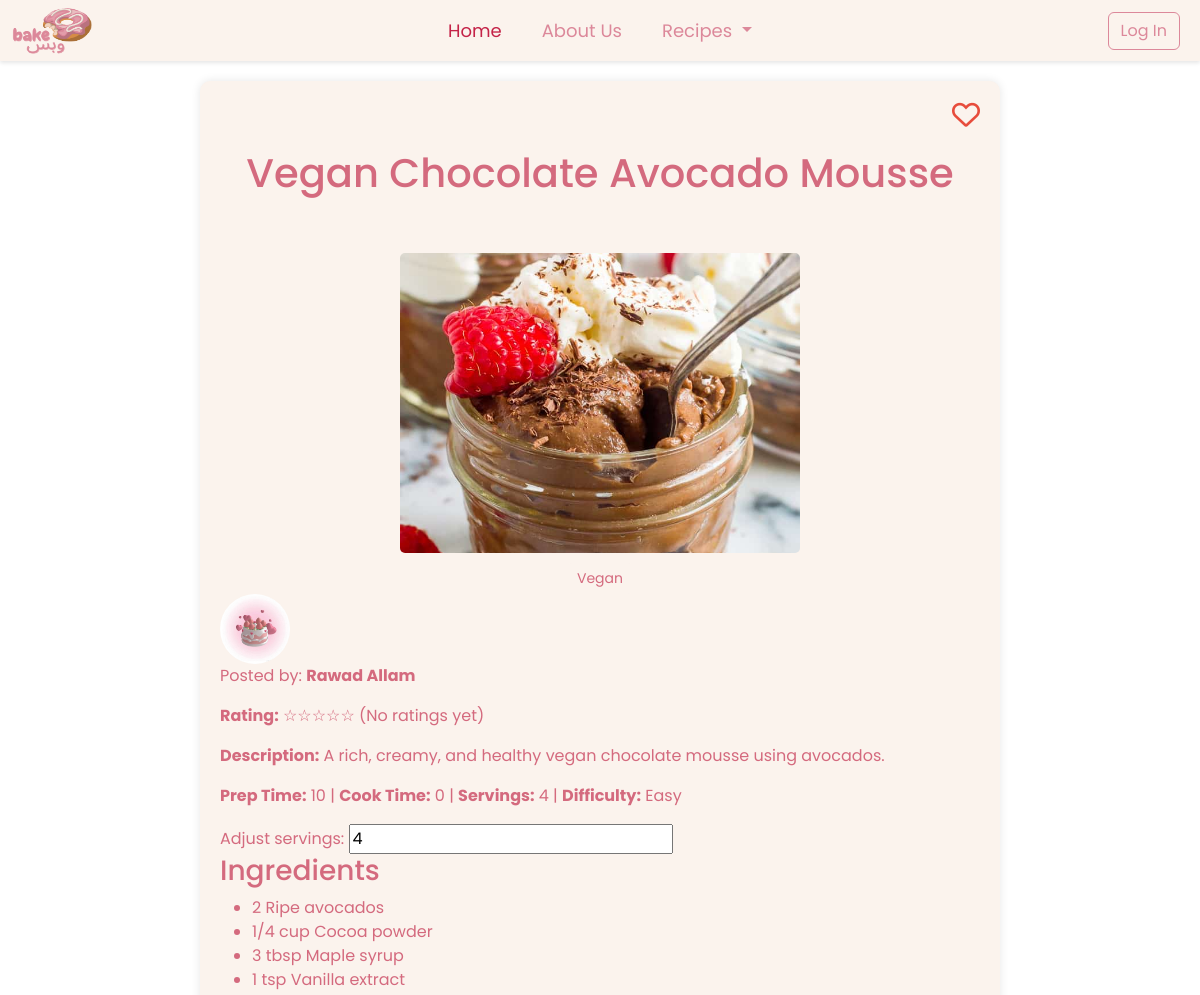
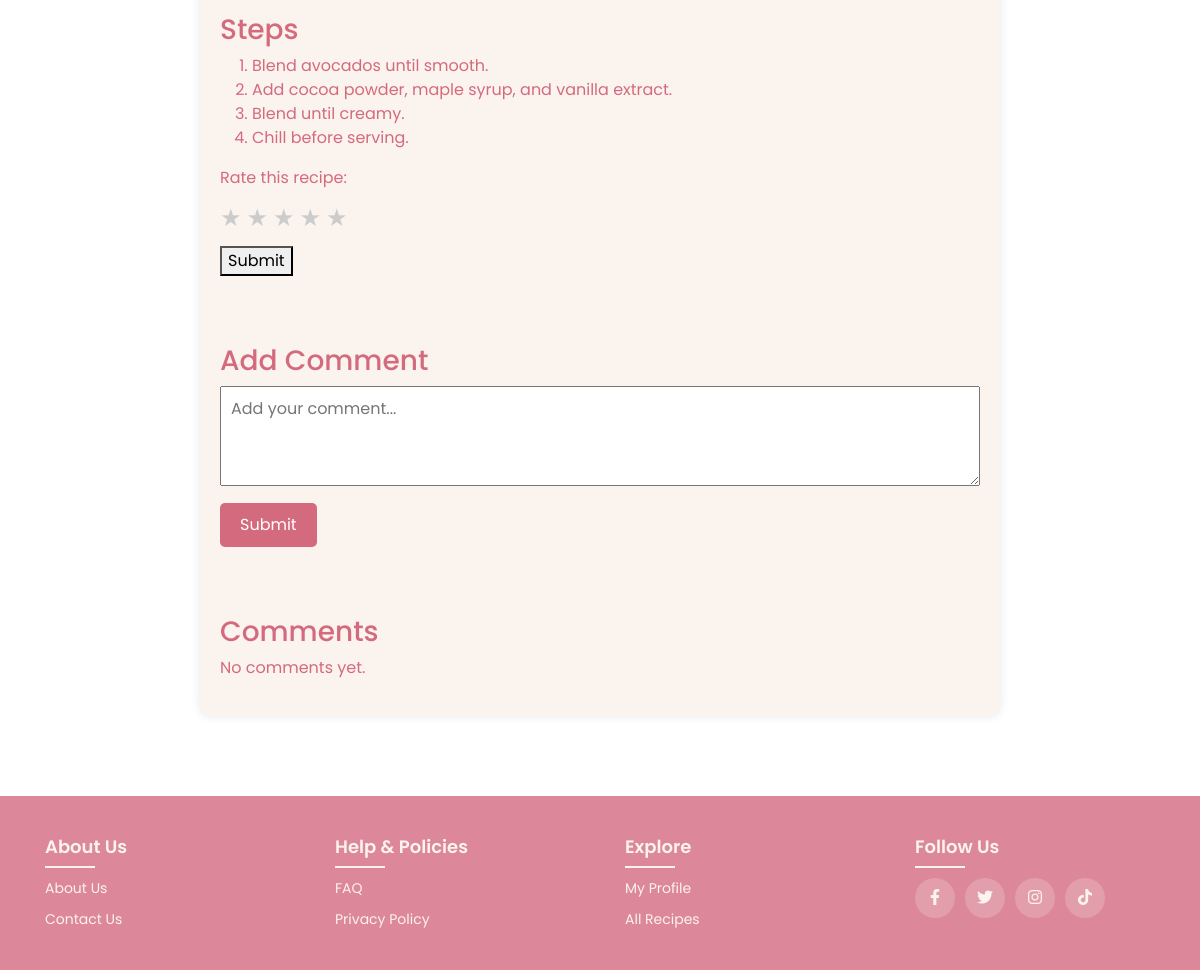
The page /individual-recipes.php?id=135 on the database its author committed (2 pictures, top to bottom).
### tables this page shows
CREATE TABLE `recipe` (
  `id` int(11) NOT NULL,
  `name` varchar(255) NOT NULL,
  `description` text DEFAULT NULL,
  `category` varchar(100) NOT NULL,
  `prep_time` int(11) DEFAULT NULL,
  `cook_time` int(11) DEFAULT NULL,
  `servings` int(11) DEFAULT NULL,
  `difficulty` enum('Easy','Medium','Hard') NOT NULL DEFAULT 'Easy',
  `image` varchar(255) DEFAULT NULL,
  `ingredients` text DEFAULT NULL,
  `steps` text DEFAULT NULL,
  `user` varchar(255) DEFAULT NULL,
  `created_at` timestamp NOT NULL DEFAULT current_timestamp(),
  `user_id` int(11) NOT NULL
);

CREATE TABLE `users` (
  `user_id` int(11) NOT NULL,
  `username` varchar(50) NOT NULL,
  `email` varchar(100) NOT NULL,
  `password_hash` varchar(255) NOT NULL,
  `profile_picture` varchar(255) DEFAULT 'images/default.png',
  `bio` varchar(270) DEFAULT 'No bio yet',
  `hobbies` varchar(150) DEFAULT 'Still looking for new hobbies...',
  `Userrole` varchar(8) DEFAULT 'Baker'
);

### individual-recipes.php (the view, shortened to what this page needs)
<?php
    include 'individualrecipe.php';
    $isLoggedIn = isset($_SESSION['user_id']);
    $user_id = $_SESSION['user_id'];
    $recipe_id = $_GET['id'];
    $query = "SELECT * FROM recipe WHERE id = :id";
    $stmt = $con->prepare($query);
    $stmt->bindParam(':id', $recipe_id, PDO::PARAM_INT);
    $stmt->execute();
    $recipe = $stmt->fetch(PDO::FETCH_ASSOC);
    $userQuery = $con->prepare("SELECT username, profile_picture FROM users WHERE user_id = ?");
    $userQuery->execute([$recipe['user_id']]);
    $userInfo = $userQuery->fetch();
    $ingredients = json_decode($recipe['ingredients'], true);
    $steps = json_decode($recipe['steps'], true);
    $ratingQuery = $con->prepare("SELECT AVG(rating) AS avg_rating FROM reviews WHERE recipe_id = ?");
    $ratingQuery->execute([$recipe_id]);
    $ratingResult = $ratingQuery->fetch();
    function checkIfFavorited($user_id, $recipe_id, $con) {
        $stmt = $con->prepare("SELECT * FROM favorites WHERE user_id = :user_id AND recipe_id = :recipe_id");
        $stmt->bindParam(':user_id', $user_id, PDO::PARAM_INT);
        $stmt->bindParam(':recipe_id', $recipe_id, PDO::PARAM_INT);
        $stmt->execute();
        return $stmt->rowCount() > 0;
    }
    $isFavorited = checkIfFavorited($user_id, $recipe_id, $con);
?>
<!DOCTYPE html>
<html lang="en">
<head>
    <link href="https://cdn.jsdelivr.net/npm/bootstrap@5.3.2/dist/css/bootstrap.min.css" rel="stylesheet">
    <link rel="stylesheet" href="https://cdnjs.cloudflare.com/ajax/libs/font-awesome/6.0.0/css/all.min.css">
</head>
<body>
    <nav class="navbar custom-navbar sticky-top">
        <div class="container-fluid">
            <a class="navbar-brand" href="#">
                <img src="images/final.png" alt="Website Logo" width="80" height="50" class="d-inline-block align-text-top">
            </a>
            <ul class="navbar-nav d-flex flex-row">
                <li class="nav-item me-3">
                    <a class="nav-link active" aria-current="page" href="index.php">Home</a>
                </li>
                <li class="nav-item me-3">
                    <a class="nav-link" href="about us.php">About Us</a>
                </li>
                <li class="nav-item dropdown me-3">
                    <a class="nav-link dropdown-toggle" href="#" role="button" data-bs-toggle="dropdown" aria-expanded="false">
                        Recipes
                    </a>
                </li>
            </ul>
            <div class="d-flex">
                <?php if (!$isLoggedIn): ?>
                    <button class="btn btn-outline-danger me-2" onclick="window.location.href='login.php'">Log In</button>
                <?php endif; ?>
            </div>
        </div>
    </nav>
    <div class="container">
        <i class="<?php echo $isFavorited ? 'fa-solid' : 'fa-regular'; ?> fa-heart favorite-heart" id="favoriteHeart" onclick="toggleFavorite(<?php echo $user_id; ?>, <?php echo $recipe_id; ?>)"></i>
        <br></br>
        <div class="recipe-header">
            <h1><?= htmlspecialchars($recipe['name'] ?? 'No Name Available') ?></h1>
            <br></br>
            <img src="images/<?= htmlspecialchars($recipe['image'] ?? 'default.jpg') ?>" alt="Recipe Image" class="recipe-img" style="width: 400px; height: 300px; object-fit: cover;">
            <div class="categories">
                <?php
                $categories = explode(',', $recipe['category'] ?? '');
                $categories = array_unique($categories);
                foreach ($categories as $category) {
                    echo '<div class="category">' . htmlspecialchars(trim($category)) . '</div>';
                }
                ?>
            </div>
        </div>
        <div class="user-info">
            <img src="<?= htmlspecialchars($userInfo['profile_picture'] ?? 'default.png') ?>" alt="User Picture" class="user-pic">
            <p>Posted by: <strong><?= htmlspecialchars($userInfo['username'] ?? 'Unknown User') ?></strong></p>
        </div>
        <?php
            $averageRating = $ratingResult['avg_rating'];
            echo '<p><strong>Rating:</strong> ';
            if ($averageRating) {
                $roundedRating = round($averageRating);
                for ($i = 1; $i <= 5; $i++) {
                    echo ($i <= $roundedRating) ? '★' : '☆';
                }
                echo " (" . number_format($averageRating, 1) . " / 5)";
            } else {
                echo str_repeat('☆', 5);
                echo " (No ratings yet)";
            }
            echo '</p>';
        ?>
        <p><strong>Description:</strong> <?= htmlspecialchars($recipe['description']) ?></p>
        <p><strong>Prep Time:</strong> <?= htmlspecialchars($recipe['prep_time']) ?> | <strong>Cook Time:</strong>  <?= htmlspecialchars($recipe['cook_time']) ?> | <strong>Servings:</strong> <?= htmlspecialchars($recipe['servings']) ?> | <strong>Difficulty:</strong> <?= htmlspecialchars($recipe['difficulty']) ?></p>
        <div class="serving-calculator">
            <label for="servingInput">Adjust servings:</label>
            <input type="number" id="servingInput" value=<?= htmlspecialchars($recipe['servings']) ?> min="1" onchange="adjustIngredients()">
        </div>
        <h3>Ingredients</h3>
        <ul id="ingredients-list">
            <?php
            foreach ($ingredients as $ingredient) {
                echo "<li id=\"ingredient-" . htmlspecialchars($ingredient['ingredient']) . "\" data-quantity=\"" . htmlspecialchars($ingredient['quantity']) . "\">" . htmlspecialchars($ingredient['quantity']) . " " . htmlspecialchars($ingredient['ingredient']) . "</li>";
            }
            ?>
        </ul>
        <h3>Steps</h3>
        <ol id="steps-list">
            <?php
            foreach ($steps as $step) {
                echo "<li>" . htmlspecialchars($step) . "</li>";
            }
            ?>
        </ol>
        <div class="user-rating">
                    <form method="post" action="">
                        <label for="rating">Rate this recipe:</label>
                        <div class="star-rating">
                            <?php for ($i = 1; $i <= 5; $i++): ?>
                                <span class="star" data-value="<?= $i ?>" onclick="setRating(<?= $i ?>)">
                                    ★
                                </span>
                            <?php endfor; ?>
                        </div>
                        <button type="submit" name="submit_rating">Submit</button>
                    </form>
                </div>
                <div class="discussion-section">
                <br></br>
                <h3>Add Comment</h3>
                <form method="POST" action="individual-recipes.php?id=<?php echo $recipe_id; ?>" style="margin-bottom: 20px;">
                    <textarea name="comment" placeholder="Add your comment..." required
                        style="width: 100%; height: 100px; padding: 10px; font-size: 16px; resize: vertical;"></textarea>
                    <button type="submit"
                        style="margin-top: 10px; padding: 10px 20px; font-size: 16px; display: block;">Submit</button>
                </form>
                <br></br>
                <h3>Comments</h3>
                <div id="commentsList">
                    <?php
                    $hasComments = false;
                    if (!$hasComments) {
                        echo '<p>No comments yet.</p>';
                    }
                    ?>
                </div>
            </div>
        </div>
</body>
    <footer class="footer">
        <div class="container">
            <div class="row">
                <div class="footer-col">
                    <h4>About Us</h4>
                    <ul>
                        <li><a href="about us.php">About us</a></li>
                        <li><a href="contactUs.php">Contact us</a></li>
                    </ul>
                </div>
                <div class="footer-col">
                    <h4>Help & Policies</h4>
                    <ul>
                        <li><a href="#faqpage.php">FAQ</a></li>
                        <li><a href="privacy.php">Privacy Policy</a></li>
                    </ul>
                </div>
                <div class="footer-col">
                    <h4>Explore</h4>
                    <ul>
                        <li><a href="profile page.php">My Profile</a></li>
                        <li><a href="recipes.php">All Recipes</a></li>
                    </ul>
                </div>
                <div class="footer-col">
                    <h4>Follow Us</h4>
                    <div class="social-links">
                        <a href="#"><i class="fab fa-facebook-f"></i></a>
                        <a href="#"><i class="fab fa-twitter"></i></a>
                        <a href="#"><i class="fab fa-instagram"></i></a>
                        <a href="#"><i class="fab fa-tiktok"></i></a>
                    </div>
                </div>
            </div>
        </div>
    </footer>
</html>

### individual-recipes.php (style rules this page uses)
body { background-image: url('https://i.pinimg.com/736x/ec/88/01/ec88011e4d940a6fbfde37d59b58b85b.jpg'); background-size: cover; font-family: 'Poppins', sans-serif; color: #d46a7e; margin: 0; padding: 0; }
.container { background: #fbf3ed; padding: 20px; border-radius: 10px; max-width: 800px; margin: 20px auto; box-shadow: 0 0 10px rgba(0, 0, 0, 0.1); position: relative; }
.custom-navbar { font-family: 'Poppins', sans-serif; font-size: 20px; background-color: #fbf3ed !important; box-shadow: 0 2px 4px rgba(0, 0, 0, 0.1); z-index: 1000; padding: 0; }
.custom-navbar.sticky-top { position: sticky; top: 0; }
.custom-navbar .navbar-nav .nav-link { color: #dc889a !important; font-size: 18px; padding: 8px 12px; transition: color 0.3s ease; }
.custom-navbar .navbar-nav .nav-link.active, .custom-navbar .navbar-nav .nav-link:hover { color: #c42348 !important; }
.custom-navbar .navbar-brand { color: #dc889a !important; font-size: 18px; margin-left: 0; }
.btn-outline-danger { border-color: #dc889a; color: #dc889a; transition: all 0.3s ease; }
.recipe-header { text-align: center; }
.recipe-img { width: 30%; border-radius: 5px; }
.categories { text-align: center; margin-top: 10px; display: flex; flex-wrap: wrap; gap: 10px; justify-content: center; }
.category { background: #fbf3ed; padding: 5px 10px; border-radius: 5px; font-size: 14px; }
.favorite-heart { font-size: 28px; color: #e74c3c; cursor: pointer; transition: color 0.3s; position: absolute; top: 20px; right: 20px; }
.rating-section, .discussion-section { margin-top: 20px; }
.star-rating { display: flex; gap: 5px; margin: 10px 0; }
.star { cursor: pointer; font-size: 24px; color: #ccc; }
.discussion-section button { padding: 10px 20px; background: #d46a7e; color: #fff; border: none; border-radius: 5px; cursor: pointer; }
.user-info img { width: 70px; height: 70px; border-radius: 50%; object-fit: cover; }
.footer { background-color: #dc889a; padding: 40px 0; font-family: 'Poppins', sans-serif; margin-top: 80px; color: #fbf3ed; }
.footer .container { background-color: #dc889a; max-width: 1170px; margin: auto; padding: 0 15px; box-shadow: none; border: none; }
.footer .row { display: flex; flex-wrap: wrap; justify-content: space-between; gap: 20px; margin: 0; padding: 0; }
.footer-col { flex: 1; min-width: 200px; padding: 0 15px; }
.footer-col h4 { font-size: 18px; color: #fbf3ed; text-transform: capitalize; margin-bottom: 20px; font-weight: 600; position: relative; }
.footer-col h4::before { content: ''; position: absolute; left: 0; bottom: -10px; background-color: #fbf3ed; height: 2px; box-sizing: border-box; width: 50px; }
.footer-col ul { list-style: none; padding-left: 0; margin: 0; }
.footer-col ul li:not(:last-child) { margin-bottom: 10px; }
.footer-col ul li a { font-size: 14px; text-transform: capitalize; color: #fbf3ed; text-decoration: none; font-weight: 400; display: block; transition: all 0.3s ease; }
.footer-col .social-links { display: flex; gap: 10px; }
.footer-col .social-links a { display: inline-block; height: 40px; width: 40px; background-color: rgba(251, 243, 237, 0.2); text-align: center; line-height: 40px; border-radius: 50%; color: #fbf3ed; transition: all 0.5s ease; }

### rows shown on the page
recipe: name "Vegan Chocolate Avocado Mousse", image (picture), category "Vegan", description "A rich, creamy, and healthy vegan chocolate mousse using avocados.", prep_time "10", cook_time "0", servings "4", difficulty "Easy", steps "Blend avocados until smooth.", steps "Add cocoa powder, maple syrup, and vanilla extract.", steps "Blend until creamy.", steps "Chill before serving."
users: profile_picture (placeholder picture), username "Rawad Allam"

### other values the page prints
str_repeat('☆', 5) "☆☆☆☆☆"
$ingredient['quantity'] "2"
$ingredient['ingredient'] "Ripe avocados"
$ingredient['quantity'] "1/4 cup"
$ingredient['ingredient'] "Cocoa powder"
$ingredient['quantity'] "3 tbsp"
$ingredient['ingredient'] "Maple syrup"
$ingredient['quantity'] "1 tsp"
$ingredient['ingredient'] "Vanilla extract"
